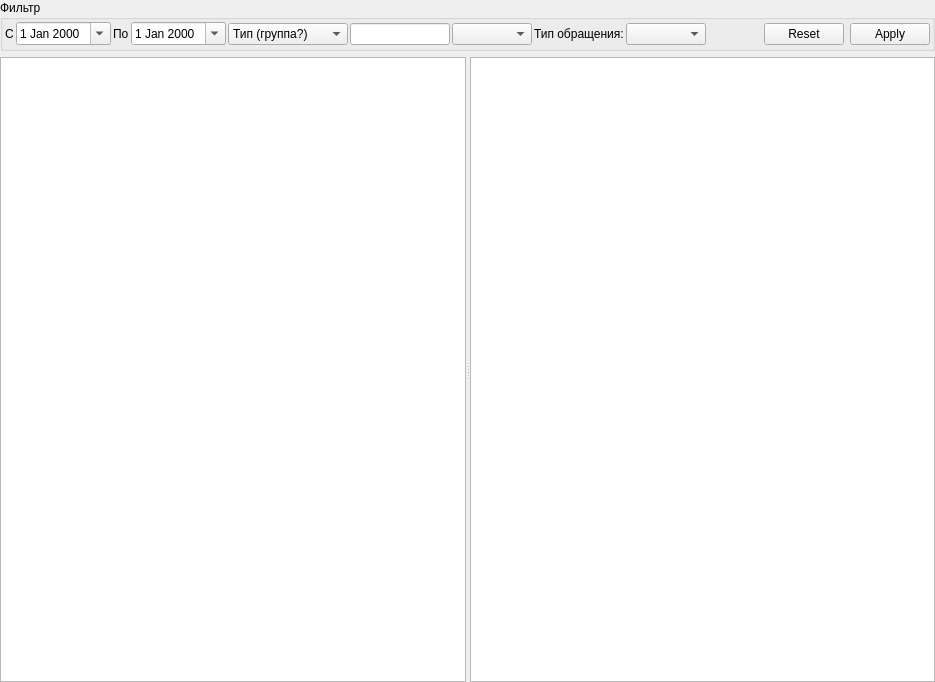
         <widget class="QWidget" name="scrollAreaWidgetContents_7">
          <property name="geometry">
           <rect>
            <x>0</x>
            <y>0</y>
            <width>935</width>
            <height>682</height>
           </rect>
          </property>
          <layout class="QVBoxLayout" name="verticalLayout_14">
           <property name="spacing">
            <number>6</number>
           </property>
           <property name="margin">
            <number>0</number>
           </property>
           <item>
            <widget class="QGroupBox" name="frmAmbCardAnalysesFilter">
             <property name="sizePolicy">
              <sizepolicy hsizetype="Preferred" vsizetype="Minimum">
               <horstretch>0</horstretch>
               <verstretch>0</verstretch>
              </sizepolicy>
             </property>
             <property name="title">
              <string>Фильтр</string>
             </property>
             <layout class="QHBoxLayout" name="horizontalLayout_11">
              <property name="spacing">
               <number>2</number>
              </property>
              <property name="margin">
               <number>2</number>
              </property>
              <item>
               <widget class="QLabel" name="lblAmbCardAnalysesBegDate">
                <property name="text">
                 <string>С</string>
                </property>
               </widget>
              </item>
              <item>
               <widget class="CDateEdit" name="edtAmbCardAnalysesBegDate">
                <property name="calendarPopup">
                 <bool>true</bool>
                </property>
               </widget>
              </item>
              <item>
               <widget class="QLabel" name="lblAmbCardAnalysesEndDate">
                <property name="text">
                 <string>По</string>
                </property>
               </widget>
              </item>
              <item>
               <widget class="CDateEdit" name="edtAmbCardAnalysesEndDate">
                <property name="calendarPopup">
                 <bool>true</bool>
                </property>
               </widget>
              </item>
              <item>
               <widget class="CActionTypeComboBox" name="cmbAmbCardAnalysesGroup">
                <property name="minimumSize">
                 <size>
                  <width>120</width>
                  <height>0</height>
                 </size>
                </property>
                <item>
                 <property name="text">
                  <string>Тип (группа?)</string>
                 </property>
                </item>
               </widget>
              </item>
              <item>
               <widget class="QLineEdit" name="edtAmbCardAnalysesOffice">
                <property name="sizePolicy">
                 <sizepolicy hsizetype="Maximum" vsizetype="Fixed">
                  <horstretch>0</horstretch>
                  <verstretch>0</verstretch>
                 </sizepolicy>
                </property>
                <property name="minimumSize">
                 <size>
                  <width>60</width>
                  <height>0</height>
                 </size>
                </property>
                <property name="maximumSize">
                 <size>
                  <width>100</width>
                  <height>16777215</height>
                 </size>
                </property>
                <property name="maxLength">
                 <number>10</number>
                </property>
                <property name="readOnly">
                 <bool>false</bool>
                </property>
               </widget>
              </item>
              <item>
               <widget class="COrgStructureComboBox" name="cmbAmbCardAnalysesOrgStructure">
                <property name="sizePolicy">
                 <sizepolicy hsizetype="Expanding" vsizetype="Fixed">
                  <horstretch>0</horstretch>
                  <verstretch>0</verstretch>
                 </sizepolicy>
                </property>
                <property name="minimumSize">
                 <size>
                  <width>80</width>
                  <height>0</height>
                 </size>
                </property>
               </widget>
              </item>
              <item>
               <widget class="QLabel" name="label_5">
                <property name="text">
                 <string>Тип обращения:</string>
                </property>
               </widget>
              </item>
              <item>
               <widget class="CRBMultiComboBox" name="cmbAmbCardAnalysesEventType">
                <property name="sizePolicy">
                 <sizepolicy hsizetype="Expanding" vsizetype="Fixed">
                  <horstretch>0</horstretch>
                  <verstretch>0</verstretch>
                 </sizepolicy>
                </property>
                <property name="minimumSize">
                 <size>
                  <width>80</width>
                  <height>0</height>
                 </size>
                </property>
               </widget>
              </item>
              <item>
               <spacer>
                <property name="orientation">
                 <enum>Qt::Horizontal</enum>
                </property>
                <property name="sizeHint" stdset="0">
                 <size>
                  <width>16</width>
                  <height>24</height>
                 </size>
                </property>
               </spacer>
              </item>
              <item>
               <widget class="QDialogButtonBox" name="cmdAmbCardAnalysesButtonBox">
                <property name="sizePolicy">
                 <sizepolicy hsizetype="Maximum" vsizetype="Fixed">
                  <horstretch>0</horstretch>
                  <verstretch>0</verstretch>
                 </sizepolicy>
                </property>
                <property name="orientation">
                 <enum>Qt::Horizontal</enum>
                </property>
                <property name="standardButtons">
                 <set>QDialogButtonBox::Apply|QDialogButtonBox::Reset</set>
                </property>
               </widget>
              </item>
             </layout>
            </widget>
           </item>
           <item>
            <widget class="QFrame" name="frmAmbCardAnalysesAction">
             <property name="sizePolicy">
              <sizepolicy hsizetype="Preferred" vsizetype="Expanding">
               <horstretch>0</horstretch>
               <verstretch>0</verstretch>
              </sizepolicy>
             </property>
             <property name="frameShape">
              <enum>QFrame::NoFrame</enum>
             </property>
             <property name="frameShadow">
              <enum>QFrame::Raised</enum>
             </property>
             <layout class="QHBoxLayout" name="horizontalLayout_12">
              <property name="spacing">
               <number>0</number>
              </property>
              <property name="margin">
               <number>0</number>
              </property>
              <item>
               <widget class="QSplitter" name="splitterAmbCardAnalysesAction">
                <property name="minimumSize">
                 <size>
                  <width>0</width>
                  <height>200</height>
                 </size>
                </property>
                <property name="orientation">
                 <enum>Qt::Horizontal</enum>
                </property>
                <widget class="CTableView" name="tblAmbCardAnalysesActions"/>
                <widget class="CTextBrowser" name="txtAmbCardAnalysesBrowser"/>
               </widget>
              </item>
             </layout>
            </widget>
           </item>
          </layout>
         </widget>
